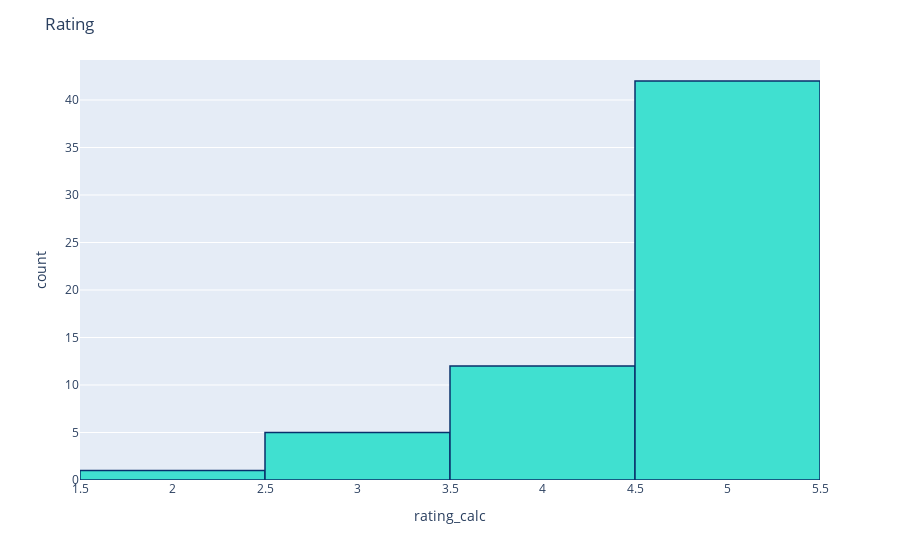

Notebook cell for this chart:
### Code cell
#Step 2
import nltk
# Imports
import matplotlib.pyplot as plt
import seaborn as sns
color = sns.color_palette()
%matplotlib inline
import plotly.offline as py
py.init_notebook_mode(connected=True)
import plotly.graph_objs as go
import plotly.tools as tls
import plotly.express as px
# Product Scores
fig = px.histogram(df, x="rating_calc")
fig.update_traces(marker_color="turquoise",marker_line_color='rgb(8,48,107)',
                  marker_line_width=1.5)
fig.update_layout(title_text='Rating')
fig.show()

### Figure 1 — Plotly figure (JSON) as saved in the notebook; plotly's stock layout.template omitted (floating-point values rounded to 4 significant figures)
{"data": [{"alignmentgroup": "True", "bingroup": "x", "hovertemplate": "rating_calc=%{x}<br>count=%{y}<extra></extra>", "legendgroup": "", "marker": {"color": "turquoise", "line": {"color": "rgb(8,48,107)", "width": 1.5}}, "name": "", "offsetgroup": "", "orientation": "v", "showlegend": false, "type": "histogram", "x": [5, 5, 5, 5, 5, 5, 4, 5, 4, 4, 5, 5, 5, 3, 5, 5, 5, 5, 5, 5, 5, 5, 3, 5, 5, 5, 5, 5, 5, 5, 5, 5, 5, 5, 5, 4, 2, 5, 5, 3, 5, 5, 3, 4, 5, 5, 5, 4, 4, 3, 5, 5, 4, 5, 5, 4, 5, 4, 4, 4], "xaxis": "x", "yaxis": "y"}], "layout": {"barmode": "relative", "legend": {"tracegroupgap": 0}, "margin": {"t": 60}, "title": {"text": "Rating"}, "xaxis": {"anchor": "y", "domain": [0, 1], "title": {"text": "rating_calc"}}, "yaxis": {"anchor": "x", "domain": [0, 1], "title": {"text": "count"}}}}
